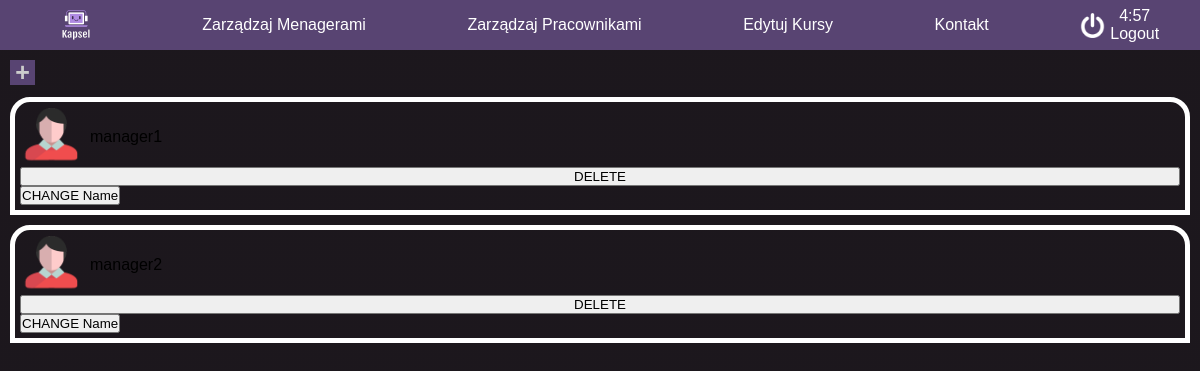
The app's page /manageManagers (signed in), older data.
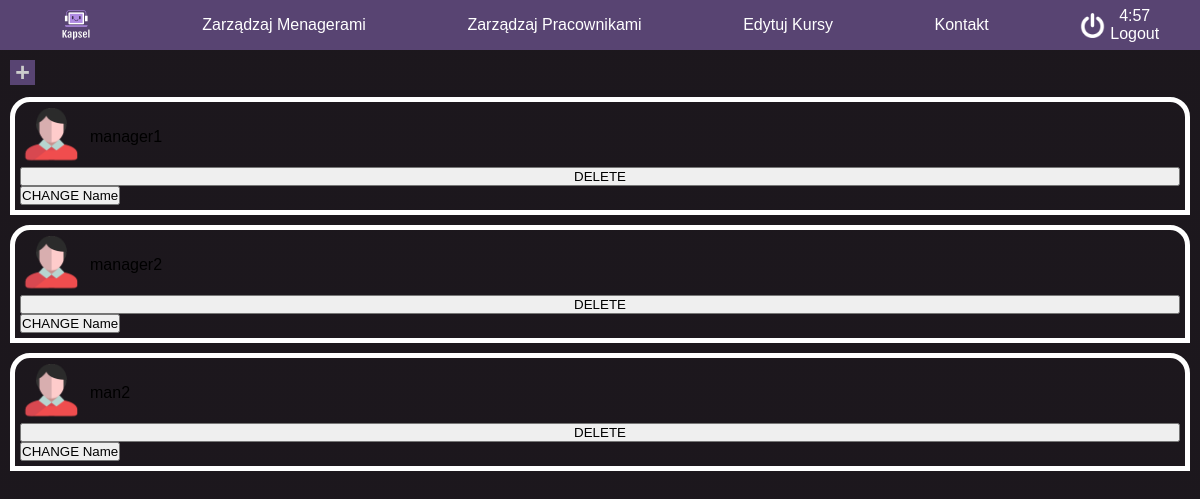
The same page, newer data.
### tables this page shows
CREATE TABLE "users"
(
    id       integer
        primary key autoincrement,
    username text,
    role     text,
    password text,
    team_id  integer
);

### app.py (the view, shortened to what this page needs)
@app.route('/manageManagers', methods=['GET', 'POST'])
def manege_managers():
    session["localization"] = "manege_managers"
    if not session.get("username"):
        return redirect("/login")
    if session.get("username") != 'admin':
        abort(403)
    cursor.execute("SELECT username FROM users WHERE role='manager'")
    managers = cursor.fetchall()
    return render_template('manageManagers.html', managers=managers, role=session.get("role"))

### templates/manageManagers.html (shortened to what this page needs)
<!DOCTYPE html>
<html lang="pl-PL">
<head id="ctl00_Head1">
    <link rel="stylesheet" href="/static/style/style.css">
    <link rel="stylesheet" href="/static/style/manageManagers.css">
    <link rel="stylesheet" href="/static/style/nav.css">
</head>
<body class="CacheDetailsPage" >
    {% include 'navbar.html' %}
    <div id="container" class="container">
        <button id="addManager" onclick="addManager()"><p class="plas">+</p></button>
<div class="managersList" >
    <div id="list">
                {% for j in managers %}
                    <div class="teamManager">
                        <div class="teamManagerNav">
                        <div class="teamManagerIcon"></div>
                            <div class="teamManagerP"><p class="teamManagerP">{{j[0]}}</p></div>
                            </div>
                    <button>DELETE</button>
                        <a href="" id="changeManagerName"><button>CHANGE Name</button></a>
                    </div>
                {% endfor %}
        </div>
    </div>
    </div>
</body>
</html>

### templates/navbar.html (shortened to what this page needs)
<div id="nav">
    <nav>
        <ul>
            <li class="btn"><a href="/" id="logo"><div id="logoDiv"></div></a></li>
            {% if role=='admin' %}
            <li class="navBtn btn"><a href="manageManagers">Zarządzaj Menagerami</a></li>
            <li class="navBtn btn"><a href="manageUsers">Zarządzaj Pracownikami</a></li>
            <li class="navBtn btn"><a href="manageCourses">Edytuj Kursy</a></li>
            {% elif role == 'manager'%}
            <li class="navBtn btn"><a href="">Zarządzaj Pracownikami</a></li>
            <li class="navBtn btn"><a href="">Informacje</a></li>
            {% endif %}
            <li class="navBtn btn"><a href="kontakt">Kontakt</a></li>
            <li id="logoutLi" class="btn">
                <div class="horizontal">
                    <div id="logoutIcon"></div>
                    <div class="vertical">
                        <div id="timeout"></div>
                        <a href="/logout" id="logoutPageBtn">Logout</a>
                    </div>
                </div>
            </li>
        </ul>
    </nav>
</div>

### static/style/style.css (style rules this page uses)
* { margin:0; padding: 0; box-sizing: border-box; }
html, body { font-family: Helvetica, sans-serif; height: 100%; background-image: linear-gradient(rgba(19,14,20,0.8), rgba(19,14,20,0.8)), url(../icon/new-york-1745089_1920.jpg); background-position: center; background-size: cover; background-attachment: fixed; }

### static/style/manageManagers.css (style rules this page uses)
* { padding: 0; margin: 0; box-sizing: border-box; }
.container { padding-top: 60px; width: 100vw; height: 100vh; transition-duration: .3s; }
#addManager { margin-left: 10px; width: 25px; height: 25px; font-weight: bold; font-size: 25px; background-color: var(--secbg); color: #ccc; border: none; transition-duration: .3s; }
#addManager>.plas { transform: translateY(-2px); }
.teamManager { border-radius: 20px 20px 0px 0px; padding: 5px; border: 5px solid var(--white); margin: 10px; display: flex; flex-direction: column; }
.teamManagerNav { display: flex; flex-direction: row; }
.teamManagerIcon { background-image: url(/static/icon/icon_user.png); width: 60px; height: 60px; background-repeat: no-repeat; background-size: cover; }
.teamManagerP { display: flex; align-items: center; text-align: center; margin-left: 5px; }

### static/style/nav.css (style rules this page uses)
* { margin:0; padding: 0; box-sizing: border-box; }
a { text-decoration: none; color:var(--white); }
#nav { z-index: 100000; position:fixed; top:0; display: flex; flex-direction: row; width: 100%; height: 5%; background-color: var(--bg); }
#logoDiv { background-image: url(/static/icon/LogoNoBg.png); background-size: 100% 100%; width: 50px; height: 50px; }
nav { width: 100%; height: 50px; display: flex; flex-direction: row; justify-content: center; align-items: center; }
nav > ul { display: flex; flex-direction: row; list-style-type: none; width: 100%; align-items: center; justify-content: space-around; height: 100%; background-color: var(--secbg); }
#timeout { color:white; }
.horizontal { display: flex; flex-direction: row; align-items: center; justify-content: center; gap: 5px; }
#logoutIcon { background-image: url(/static/icon/power.png); background-size: 100% 100%; width: 25px; height: 25px; }
li, li > a { display: flex; height: 100%; align-items: center; text-align: center; }
.btn { transition-duration: .3s; }
li > a { padding: 0px 10px; }

### static/style/root.css (style rules this page uses)
:root { --bg: #3b2d4c; --white: white; --secbg: #584472; --details: #af8ae2; --dark: #191420; }

Row changes from the older to the newer data that the page shows:
added users: username "man2"
